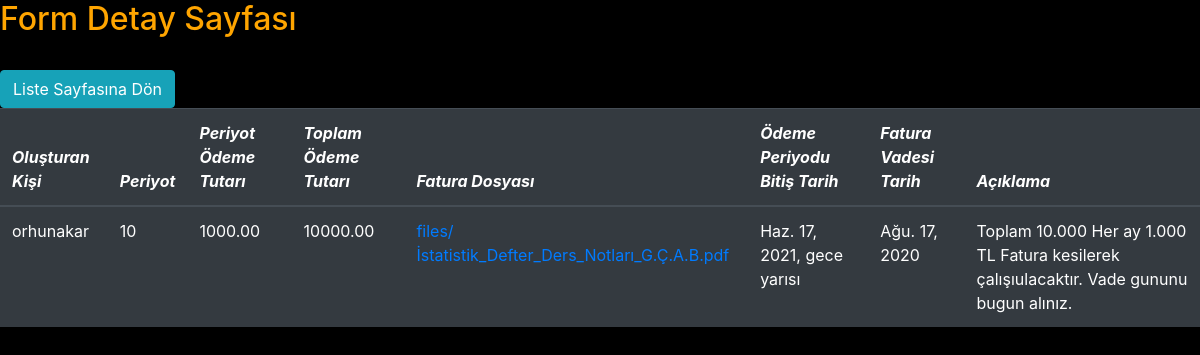
The app's page /form5/detail/9 (signed in) with its own data.
### form5/models.py (models this page shows, shortened)
class Form5(models.Model):
    Olusturan = models.ForeignKey(User , on_delete=models.CASCADE , blank=True , null=True)
    Form55 = models.ForeignKey(Form4 , on_delete=models.PROTECT , null=True , blank=True)
    odemePeriyodu = models.PositiveIntegerField(verbose_name='Ödeme Periyodu             ' , blank=True,null=True)
    periyotOdemeTutari = models.DecimalField(verbose_name='(Yaklaşık)Her bir periyottaki Alınacak Tutar           ' , blank=True ,
                                             null=True,max_digits=50,decimal_places=2)
    toplamOdemeTutari = models.DecimalField(verbose_name='Toplam Alınacak Tutar        ' , blank=False,max_digits=50,decimal_places=2)
    Aciklama = models.TextField(verbose_name='Açıklama Giriniz' , blank=False)
    tarih = models.DateTimeField(verbose_name=' Varsa Ödeme Periyodu Biteceği Tarih         ' , blank=True,null=True)
    faturaVade = models.DateField(default=date.today, blank=False , verbose_name='Fatura Vadesi')
    bugun=models.DateField(default=date.today)
    dosya = models.FileField(db_index=True , blank=False , verbose_name='Fatura PDF Ekleyiniz.',upload_to='files/')
    onay = models.BooleanField(default=False , verbose_name='Ödeme Alındı')

### form5/views.py (the view)
# urls.py: url(r'^detail/(?P<pk>\d+)$' , views.detail , name='detail2') ,
@login_required(login_url=login_view)
def detail(request,pk):
    listem = get_object_or_404(Form5, id=pk)
    context = {'listem': listem}
    return render(request , 'Form5/detail.html', context)

### templates/Form5/detail.html (shortened to what this page needs)
<!DOCTYPE html>
<html lang="en" xmlns:Content-Disposition="http://www.w3.org/1999/xhtml">
<head>
    <link rel="stylesheet" href="https://stackpath.bootstrapcdn.com/bootstrap/4.5.0/css/bootstrap.min.css">
</head>
<body>
<h2>Form Detay Sayfası</h2><br>
<a href="/form5" class="btn btn-info" role="button" >Liste Sayfasına Dön</a><br>
    <table  class="table table-hover table-dark"   width="75" >
  <thead>
    <tr>
      <th scope="col"><i>Oluşturan Kişi</i></th>
      <th scope="col"><i>Periyot</i></th>
      <th scope="col"><i>Periyot Ödeme Tutarı</i></th>
      <th scope="col"><i>Toplam Ödeme Tutarı</i></th>
      <th scope="col"><i>Fatura Dosyası</i></th>
      <th scope="col"><i> Ödeme Periyodu Bitiş Tarih</i></th>
      <th scope="col"><i> Fatura Vadesi Tarih</i></th>
      <th scope="col"><i>Açıklama</i></th>
    </tr>
     </thead>
  <tbody>
    <tr>
        <td>{{listem.Olusturan.username}}</td>
        <td>{{listem.odemePeriyodu}}</td>
        <td>{{listem.periyotOdemeTutari}}</td>
        <td>{{listem.toplamOdemeTutari}}</td>
        <td><a href="{%url 'download5' listem.id%}" download >{{listem.dosya}} </a></td>
        <td>{{listem.tarih}}</td>
         <td>{{listem.faturaVade}}</td>
         <td>{{listem.Aciklama}}</td>
    </tr>
    </tbody>
</table>
</body>
</html>

### templates/Form5/detail.html (style rules this page uses)
body { background-color:Black;color:orange }

### records on screen
Form5: Olusturan.username "orhunakar", odemePeriyodu "10", periyotOdemeTutari "1000.00", toplamOdemeTutari "10000.00", dosya "files/İstatistik_Defter_Ders_Notları_G.Ç.A.B.pdf", tarih "Haz. 17, 2021, gece yarısı", faturaVade "Ağu. 17, 2020", Aciklama "Toplam 10.000 Her ay 1.000 TL Fatura kesilerek çalışıulacaktır. Vade gununu bugun alınız."
